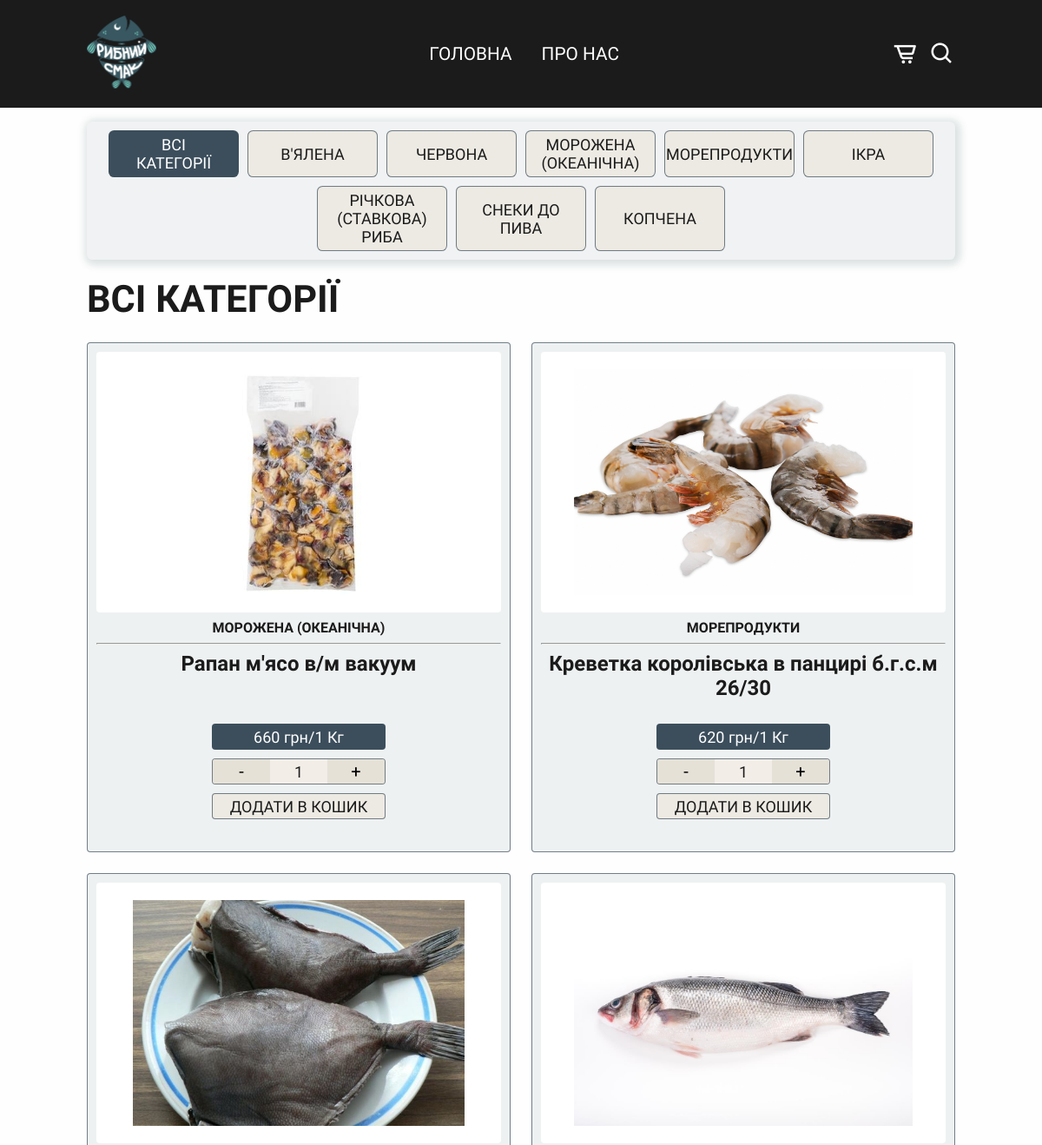
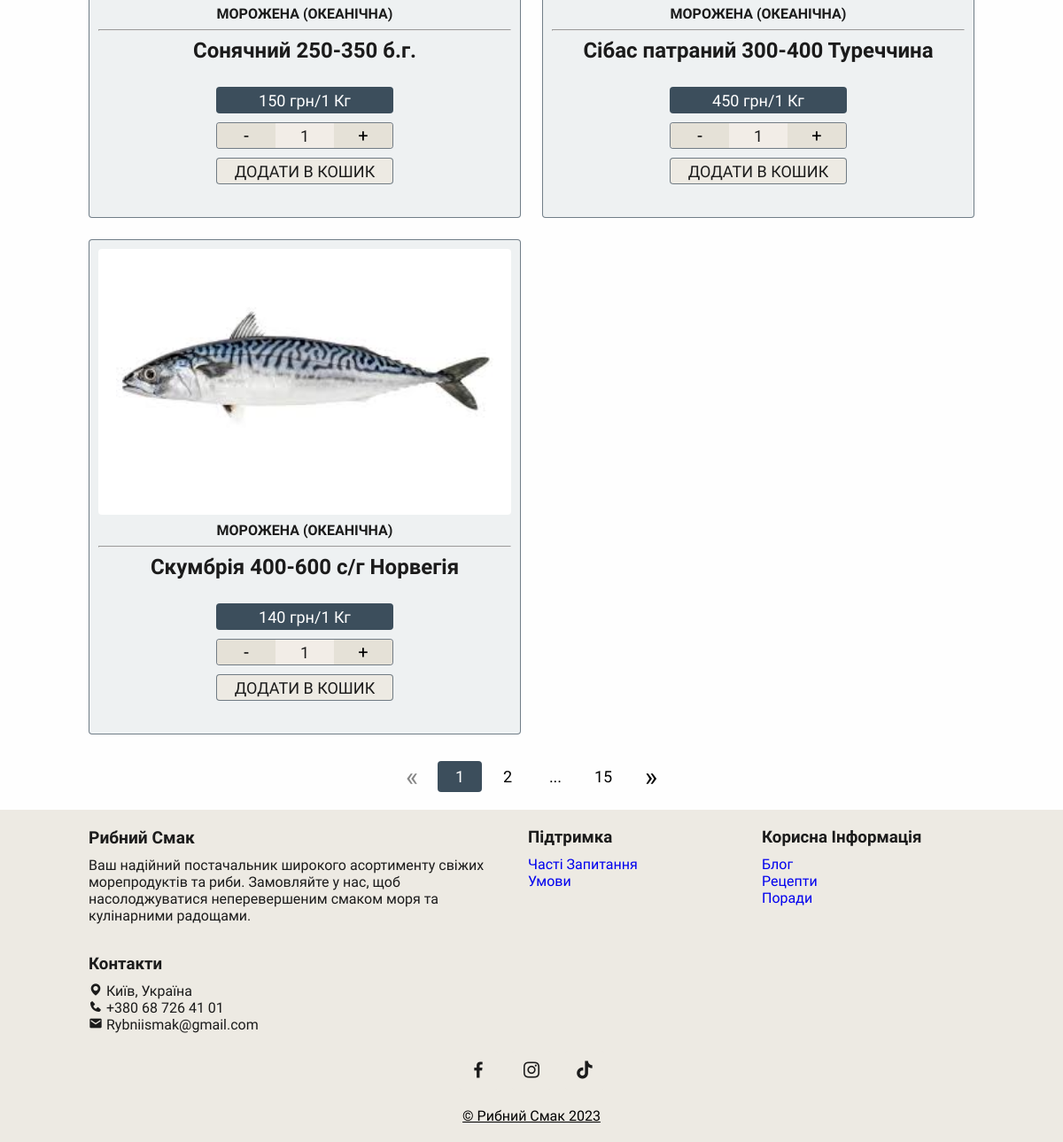
Page /products/all on the committed database (2 pictures, top to bottom).
### store/models.py (models this page shows, shortened)
class Category(models.Model):
    name = models.CharField(max_length=150, verbose_name='Заголовок')
    slug = models.SlugField(unique=True, verbose_name='Слаг')
    image = models.ImageField(upload_to='categories/', verbose_name='Зображення')
    is_published = models.BooleanField(default=True, verbose_name='На сайті')
    dt_update = models.DateTimeField(auto_now=True, verbose_name='Змінено')
    alt = models.CharField(max_length=150, default='fish store', verbose_name='alt tag')
    def __str__(self):
        return self.name
    def get_absolute_url(self):
        return reverse('store:products', args=(self.slug,))
    class Meta:
        verbose_name = 'категорію'
        verbose_name_plural = 'Категорії'
        ordering = ['dt_update', 'id']

class Product(models.Model):
    MEASURES = [
        ('1 Кг', '1 Кг'),
        ('100 грам', '100 грам'),
        ('1 Шт', '1 Шт'),
    ]
    name = models.CharField(max_length=250, verbose_name='Заголовок')
    description = models.TextField(verbose_name='Опис')
    image = models.ImageField(upload_to='products/', blank=True, verbose_name='Зображення')
    dt_create = models.DateTimeField(auto_now_add=True, verbose_name='Створено')
    dt_update = models.DateTimeField(auto_now=True, verbose_name='Змінено')
    price = models.DecimalField(max_digits=8, decimal_places=2, verbose_name='Ціна')
    measure = models.CharField(max_length=10, choices=MEASURES, verbose_name='Вимір')
    is_published = models.BooleanField(default=True, verbose_name='На сайті')
    alt = models.CharField(max_length=150, default='fish store', verbose_name='alt tag')
    category = models.ForeignKey(to=Category, on_delete=models.PROTECT, verbose_name='Категорія')
    class Meta:
        verbose_name = 'товар'
        verbose_name_plural = 'Товари'
        ordering = ['-dt_update', ]

### store/views.py (the view, shortened to what this page needs)
# urls.py: path('products/<slug:slug>', ProductsView.as_view(), name='products'),
class ProductsView(SingleObjectMixin, ListView):
    template_name = 'products.html'
    cats = Category.objects.filter(is_published=True)
    paginate_by = 5
    def get(self, request, *args, **kwargs):
        try:
            self.object = self.get_object(self.cats)
        except Http404:
            self.object = None
        return super().get(request, *args, **kwargs)
    def get_queryset(self):
        if self.object:
            return self.object.product_set.filter(is_published=True)
        pattern = re.compile(r'^[a-zа-яґєії\s]+$')
        search_list = [word.lower().rstrip('аьиі') for word in self.request.GET.get('search', '').split()]
        search_list = [word for word in search_list if pattern.match(word) and len(word) > 2]
        queryset = Product.objects.filter(is_published=True)
        return queryset
    def get_context_data(self, **kwargs):
        context = {
            "title": self.object.name if self.object else "Асортимент",
            "cats": self.cats,
        }
        return super().get_context_data(**kwargs, **context)

### store/templates/products.html (shortened to what this page needs)
{% extends "base.html" %}
{% load static %}
{% block menu %}
    <ul class="navbar animation-item">
        <li><a class="scroll-link" href="{% url 'store:index' %}#home">Головна</a></li>
        <li><a class="scroll-link" href="{% url 'store:index' %}#about">Про Нас</a></li>
    </ul>
{% endblock %}
{% block content %}
    <div class="categories-selector">
        <div class="categories-box">
            <div class="category-buttons">
                <a href="{% url 'store:products' 'all' %}"
                   class="category-button{% if not category %} chosen{% endif %}">Всі категорії</a>
                {% for cat in cats %}
                    <a href="{{ cat.get_absolute_url }}"
                       class="category-button{% if cat == category %} chosen{% endif %}">{{ cat.name }}</a>
                {% endfor %}
            </div>
        </div>
    </div>
    <section class="products" id="products">
        <div class="heading">
            {% if category %}
                <h2>{{ category.name }}</h2>
            {% elif request.GET.search %}
                <h2>Результати пошуку</h2>
            {% else %}
                <h2>Всі категорії</h2>
            {% endif %}
        </div>
        {% if object_list %}
        <div class="products-container">
            {% for product in object_list %}
                <div class="box" data-id="{{ product.id }}">
                    <img class="fish-image" data-description="{{ product.description }}"
                         src="{% if product.image %} {{ product.image.url }} {% else %} {% static 'img/ryb1.png' %} {% endif %}"
                         alt="Рибний Смак">
                    <h4>{{ product.category }}</h4>
                    <hr>
                    <h3 class="item-title">{{ product.name }}</h3>
                    <br>
                    <div class="content">
                        <span class="price-weight">{{ product.price|floatformat:"-2" }} грн/{{ product.measure }}</span>
                        <div class="counter">
                            <button class="counter_control" data-action="minus">-</button>
                            <div class="counter_amount" data-counter>1</div>
                            <button class="counter_control" data-action="plus">+</button>
                        </div>
                        <div class="cart-button-container">
                            <div data-cart>
                                <button data-cart class="add-cart-button">Додати в кошик</button>
                            </div>
                        </div>
                    </div>
                    <br>
                </div>
            {% endfor %}
        </div>
        {% else %}
            <div>Not found</div>
        {% endif %}
    </section>
    {% if page_obj.has_other_pages %}
        <div class="pagination-wrapper">
            <div class="pagination">
                {% if page_obj.has_previous %}
                    <a href="?{% if request.GET.search %}search={{ request.GET.search }}&{% endif %}page={{ page_obj.previous_page_number }}"
                       class="large-text tooltip-last"
                       data-tooltip="Попередня сторінка">&laquo;</a>
                {% else %}
                    <a href="" class="large-text tooltip disabled"
                       data-tooltip="Попередня сторінка">&laquo;</a>
                {% endif %}
                {% if page_obj.number == 1 %}
                    <a href="" class="active tooltip" data-tooltip="Поточна сторінка">1</a>
                {% else %}
                    <a href="?{% if request.GET.search %}search={{ request.GET.search }}&{% endif %}page=1" class="tooltip">1</a>
                {% endif %}
                {% for p in paginator.page_range %}
                    {% if p > 1 and p < paginator.num_pages %}
                        {% if p == page_obj.number %}
                            <a href="" class="active tooltip" data-tooltip="Поточна сторінка">{{ p }}</a>
                        {% elif p > page_obj.number|add:-2 and p < page_obj.number|add:2 %}
                            <a href="?{% if request.GET.search %}search={{ request.GET.search }}&{% endif %}page={{ p }}"
                               class="tooltip">{{ p }}</a>
                        {% endif %}
                    {% endif %}
                {% endfor %}
                {% if page_obj.number < paginator.num_pages|add:-2 %}
                    <a href="#" class="tooltip default-cursor">...</a>
                {% endif %}
                {% if page_obj.number == paginator.num_pages %}
                    <a href="#" class="active tooltip" data-tooltip="Поточна сторінка">{{ paginator.num_pages }}</a>
                {% else %}
                    <a href="?{% if request.GET.search %}search={{ request.GET.search }}&{% endif %}page={{ paginator.num_pages }}"
                       class="tooltip">{{ paginator.num_pages }}</a>
                {% endif %}
                {% if page_obj.has_next %}
                    <a href="?{% if request.GET.search %}search={{ request.GET.search }}&{% endif %}page={{ page_obj.next_page_number }}"
                       class="large-text tooltip-last"
                       data-tooltip="Наступна сторінка">&raquo;</a>
                {% else %}
                    <a href="" class="large-text tooltip disabled"
                       data-tooltip="Наступна сторінка">&raquo;</a>
                {% endif %}
            </div>
        </div>
    {% endif %}
{% endblock %}

### rows in the picture
Category: name "В'ЯЛЕНА"
Category: name "ЧЕРВОНА"
Category: name "МОРОЖЕНА (ОКЕАНІЧНА)"
Category: name "МОРЕПРОДУКТИ"
Category: name "ІКРА"
Category: name "РІЧКОВА (СТАВКОВА) РИБА"
Category: name "СНЕКИ ДО ПИВА"
Category: name "КОПЧЕНА"
Product: image (picture), category "МОРОЖЕНА (ОКЕАНІЧНА)", name "Рапан м'ясо в/м вакуум", price "660", measure "1 Кг"
Product: image (picture), category "МОРЕПРОДУКТИ", name "Креветка королівська в панцирі б.г.с.м 26/30", price "620", measure "1 Кг"
Product: image (picture), category "МОРОЖЕНА (ОКЕАНІЧНА)", name "Сонячний 250-350 б.г.", price "150", measure "1 Кг"
Product: image (picture), category "МОРОЖЕНА (ОКЕАНІЧНА)", name "Сібас патраний 300-400 Туреччина", price "450", measure "1 Кг"
Product: image (picture), category "МОРОЖЕНА (ОКЕАНІЧНА)", name "Скумбрія 400-600 с/г Норвегія", price "140", measure "1 Кг"

### other values in the picture
{{ p }} "2"
{{ paginator.num_pages }} "15"
